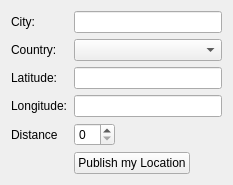
<?xml version="1.0" encoding="UTF-8"?>
<ui version="4.0">
 <author>Sebastian Kügler &lt;sebas@kde.org&gt;</author>
 <class>opendesktopLocationConfig</class>
 <widget class="QWidget" name="opendesktopLocationConfig">
  <property name="geometry">
   <rect>
    <x>0</x>
    <y>0</y>
    <width>233</width>
    <height>185</height>
   </rect>
  </property>
  <layout class="QFormLayout" name="formLayout">
   <property name="fieldGrowthPolicy">
    <enum>QFormLayout::ExpandingFieldsGrow</enum>
   </property>
   <item row="2" column="0">
    <widget class="QLabel" name="label_1">
     <property name="text">
      <string>City:</string>
     </property>
    </widget>
   </item>
   <item row="2" column="1">
    <widget class="KLineEdit" name="city">
     <property name="minimumSize">
      <size>
       <width>100</width>
       <height>0</height>
      </size>
     </property>
    </widget>
   </item>
   <item row="3" column="0">
    <widget class="QLabel" name="label_3">
     <property name="text">
      <string>Country:</string>
     </property>
    </widget>
   </item>
   <item row="4" column="0">
    <widget class="QLabel" name="label_5">
     <property name="text">
      <string>Latitude:</string>
     </property>
    </widget>
   </item>
   <item row="4" column="1">
    <widget class="KLineEdit" name="latitude">
     <property name="minimumSize">
      <size>
       <width>100</width>
       <height>0</height>
      </size>
     </property>
    </widget>
   </item>
   <item row="5" column="0">
    <widget class="QLabel" name="label_6">
     <property name="text">
      <string>Longitude:</string>
     </property>
    </widget>
   </item>
   <item row="5" column="1">
    <widget class="KLineEdit" name="longitude">
     <property name="minimumSize">
      <size>
       <width>100</width>
       <height>0</height>
      </size>
     </property>
    </widget>
   </item>
   <item row="6" column="0">
    <widget class="QLabel" name="label_4">
     <property name="text">
      <string>Distance</string>
     </property>
    </widget>
   </item>
   <item row="6" column="1">
    <widget class="KIntSpinBox" name="distance"/>
   </item>
   <item row="7" column="1">
    <widget class="QPushButton" name="publishLocation">
     <property name="text">
      <string>Publish my Location</string>
     </property>
    </widget>
   </item>
   <item row="3" column="1">
    <widget class="KComboBox" name="countryCombo">
     <property name="sizePolicy">
      <sizepolicy hsizetype="Expanding" vsizetype="Fixed">
       <horstretch>0</horstretch>
       <verstretch>0</verstretch>
      </sizepolicy>
     </property>
    </widget>
   </item>
  </layout>
 </widget>
 <customwidgets>
  <customwidget>
   <class>KIntSpinBox</class>
   <extends>QSpinBox</extends>
   <header>knuminput.h</header>
  </customwidget>
  <customwidget>
   <class>KLineEdit</class>
   <extends>QLineEdit</extends>
   <header>klineedit.h</header>
  </customwidget>
  <customwidget>
   <class>KComboBox</class>
   <extends>QComboBox</extends>
   <header>kcombobox.h</header>
  </customwidget>
 </customwidgets>
 <resources/>
 <connections/>
</ui>
